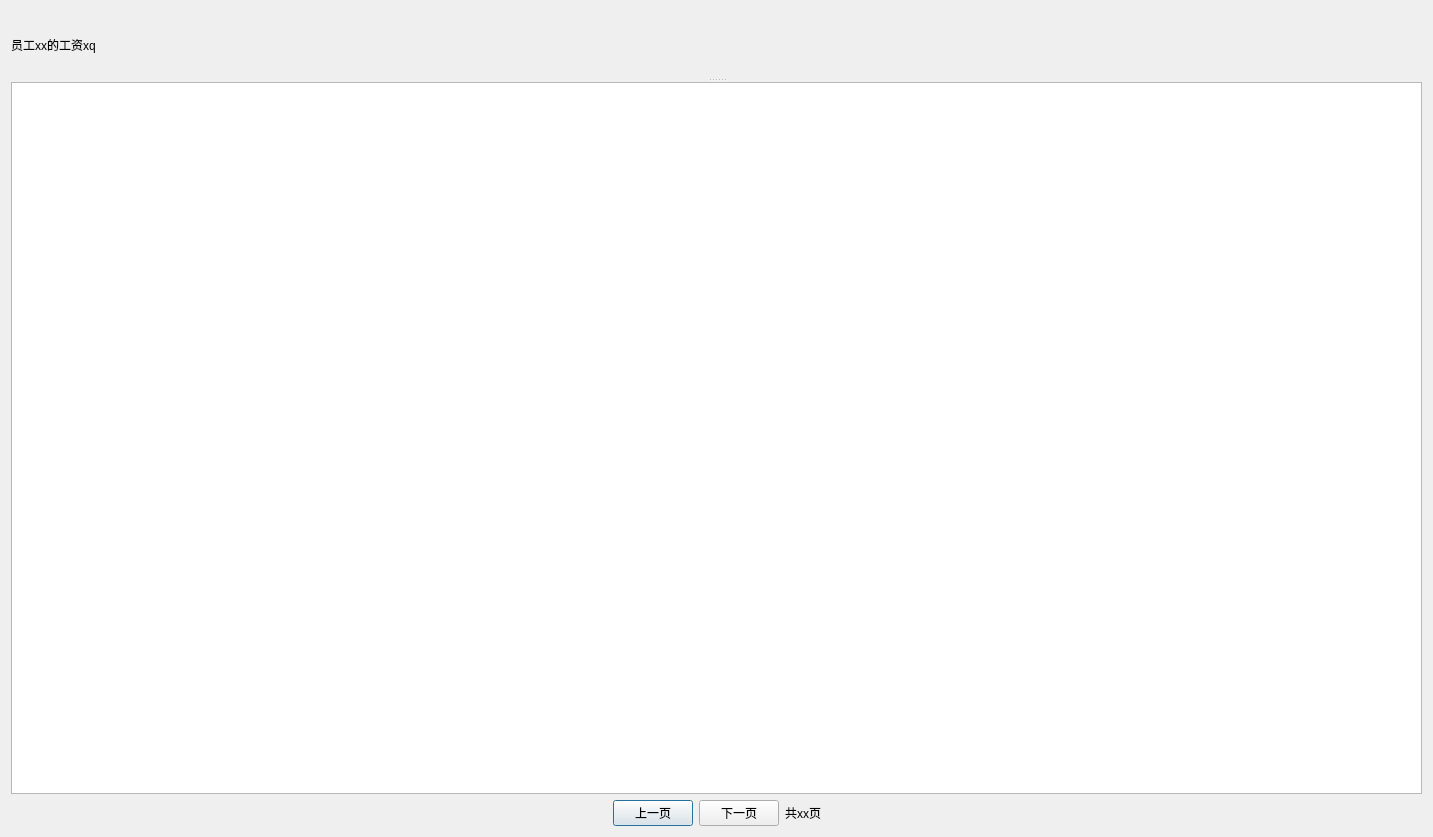
<?xml version="1.0" encoding="UTF-8"?>
<ui version="4.0">
 <class>EmployeeSalaryDialog</class>
 <widget class="QDialog" name="EmployeeSalaryDialog">
  <property name="geometry">
   <rect>
    <x>0</x>
    <y>0</y>
    <width>1433</width>
    <height>837</height>
   </rect>
  </property>
  <property name="windowTitle">
   <string>EmployeeSalaryDialog</string>
  </property>
  <layout class="QGridLayout" name="gridLayout">
   <item row="0" column="0">
    <widget class="QSplitter" name="splitter">
     <property name="orientation">
      <enum>Qt::Vertical</enum>
     </property>
     <widget class="QLabel" name="label">
      <property name="text">
       <string>员工xx的工资xq</string>
      </property>
     </widget>
     <widget class="QTreeView" name="treeView"/>
    </widget>
   </item>
   <item row="1" column="0">
    <layout class="QHBoxLayout" name="horizontalLayout">
     <item>
      <spacer name="horizontalSpacer">
       <property name="orientation">
        <enum>Qt::Horizontal</enum>
       </property>
       <property name="sizeHint" stdset="0">
        <size>
         <width>40</width>
         <height>20</height>
        </size>
       </property>
      </spacer>
     </item>
     <item>
      <widget class="QPushButton" name="pushButtonPre">
       <property name="text">
        <string>上一页</string>
       </property>
      </widget>
     </item>
     <item>
      <widget class="QPushButton" name="pushButtonNext">
       <property name="text">
        <string>下一页</string>
       </property>
      </widget>
     </item>
     <item>
      <widget class="QLabel" name="labelPage">
       <property name="text">
        <string>共xx页</string>
       </property>
      </widget>
     </item>
     <item>
      <spacer name="horizontalSpacer_2">
       <property name="orientation">
        <enum>Qt::Horizontal</enum>
       </property>
       <property name="sizeHint" stdset="0">
        <size>
         <width>40</width>
         <height>20</height>
        </size>
       </property>
      </spacer>
     </item>
    </layout>
   </item>
  </layout>
 </widget>
 <resources/>
 <connections/>
</ui>
